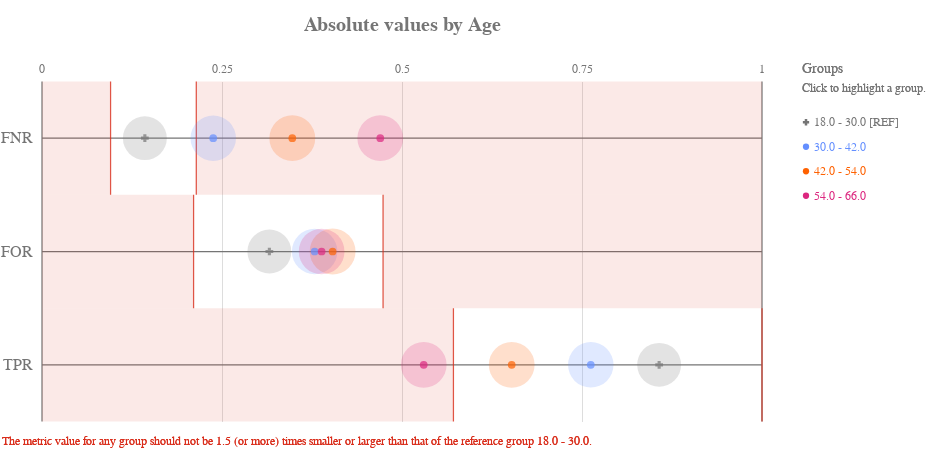

Source (notebook cell):
### Code cell
ap.absolute(grupo_definido, metrics, 'age', fairness_threshold = disparity_tolerance)

### Figure 1 — Vega-Lite specification as saved in the notebook (floating-point values rounded to 4 significant figures)
{"config": {"view": {"continuousWidth": 400, "continuousHeight": 300, "strokeWidth": 0}, "axisLeft": {"labelColor": "rgb(117,117,117)", "labelFont": "Arial", "labelFontSize": 16}, "title": {"align": "center", "baseline": "middle", "color": "rgb(117,117,117)", "font": "Arial", "fontSize": 20, "fontWeight": "bold"}}, "layer": [{"data": {"name": "data-4ac2d7a4dec33677e433b172826c7791"}, "mark": {"type": "rule", "stroke": "rgb(117,117,117)", "strokeWidth": 1.25, "tooltip": ""}, "encoding": {"x": {"type": "quantitative", "field": "start", "scale": {"domain": [0, 1], "range": [40.0, 760.0]}}, "x2": {"field": "end"}, "y": {"type": "nominal", "axis": {"domain": false, "labelAngle": 0, "labelPadding": -30, "orient": "left", "ticks": false, "title": ""}, "field": "y_position", "scale": {"domain": ["FNR", "FOR", "TPR"], "range": [42.5, 382.5]}}}}, {"data": {"name": "data-6cfe259518f6c7b358d8f836a73e6b7f"}, "mark": {"type": "rule", "stroke": "rgb(117,117,117)", "strokeWidth": 1.25, "tooltip": ""}, "encoding": {"x": {"type": "quantitative", "field": "x_position", "scale": {"domain": [0, 1], "range": [40.0, 760.0]}}, "y": {"value": 42.5}, "y2": {"value": 382.5}}}, {"data": {"name": "data-60ed1133fa688d151d36705a369482e0"}, "mark": {"type": "text", "align": "center", "color": "rgb(117,117,117)", "font": "Arial", "fontSize": 12, "fontWeight": "normal", "tooltip": ""}, "encoding": {"text": {"type": "nominal", "field": "value"}, "x": {"type": "quantitative", "field": "value", "scale": {"domain": [0, 1], "range": [40.0, 760.0]}}, "y": {"value": 29.75}}}, {"layer": [{"mark": {"type": "rect", "opacity": 0.8, "stroke": "rgb(217, 46, 28)", "strokeWidth": 1.25, "tooltip": ""}, "encoding": {"x": {"type": "quantitative", "field": "lower_threshold_value", "scale": {"domain": [0, 1], "range": [40.0, 760.0]}}, "x2": {"field": "lower_threshold_value"}, "y": {"type": "nominal", "axis": {"domain": false, "grid": false, "labels": false, "ticks": false, "title": " "}, "field": "metric", "scale": {"domain": ["FNR", "FOR", "TPR"], "range": [42.5, 382.5]}}}}, {"mark": {"type": "rect", "opacity": 0.8, "stroke": "rgb(217, 46, 28)", "strokeWidth": 1.25, "tooltip": ""}, "encoding": {"x": {"type": "quantitative", "field": "upper_threshold_value", "scale": {"domain": [0, 1], "range": [40.0, 760.0]}}, "x2": {"field": "upper_threshold_value"}, "y": {"type": "nominal", "axis": {"domain": false, "grid": false, "labels": false, "ticks": false, "title": " "}, "field": "metric", "scale": {"domain": ["FNR", "FOR", "TPR"], "range": [42.5, 382.5]}}}}, {"layer": [{"mark": {"type": "rect", "fill": "rgb(217, 46, 28)", "opacity": 0.1, "tooltip": ""}, "encoding": {"x": {"type": "quantitative", "field": "lower_threshold_value", "scale": {"domain": [0, 1], "range": [40.0, 760.0]}}, "x2": {"field": "lower_end"}, "y": {"type": "nominal", "axis": {"domain": false, "grid": false, "labels": false, "ticks": false, "title": " "}, "field": "metric", "scale": {"domain": ["FNR", "FOR", "TPR"], "range": [42.5, 382.5]}}}}, {"mark": {"type": "rect", "fill": "rgb(217, 46, 28)", "opacity": 0.1, "tooltip": ""}, "encoding": {"x": {"type": "quantitative", "field": "upper_threshold_value", "scale": {"domain": [0, 1], "range": [40.0, 760.0]}}, "x2": {"field": "upper_end"}, "y": {"type": "nominal", "axis": {"domain": false, "grid": false, "labels": false, "ticks": false, "title": " "}, "field": "metric", "scale": {"domain": ["FNR", "FOR", "TPR"], "range": [42.5, 382.5]}}}}]}, {"data": {"name": "data-79dd248bdaa0ea02c535240e8ad022c8"}, "mark": {"type": "text", "align": "left", "baseline": "top", "fill": "rgb(217, 46, 28)", "font": "Arial", "fontSize": 12, "fontWeight": "normal", "tooltip": ""}, "encoding": {"text": {"value": "The metric value for any group should not be 1.5 (or more) times smaller or larger than that of the reference group 18.0 - 30.0."}, "x": {"value": 0}, "y": {"value": 396.7}}}], "data": {"name": "data-5ff2ad81bae3371508d7b5607e89d4cc"}}, {"layer": [{"mark": "circle"}, {"data": {"name": "data-601dd2600127306ffc1724d49db85294"}, "mark": {"type": "circle", "opacity": 0.2}, "encoding": {"color": {"condition": {"type": "nominal", "field": "attribute_value", "legend": null, "scale": {"domain": ["18.0 - 30.0", "30.0 - 42.0", "42.0 - 54.0", "54.0 - 66.0"], "range": ["rgb(117,117,117)", "rgb(100, 143, 255)", "rgb(254, 97, 0)", "rgb(220, 38, 127)", "rgb(255, 176, 0)", "rgb(120, 94, 240)"]}, "selection": "selector041"}, "value": "rgb(224,224,224)"}, "size": {"type": "quantitative", "field": "group_size", "legend": null, "scale": {"domain": [0, 1543.0], "range": [0, 2522.0]}}, "tooltip": [{"type": "nominal", "field": "attribute_value", "title": "Group"}, {"type": "nominal", "field": "tooltip_group_size", "title": "Group Size"}, {"type": "nominal", "field": "tooltip_disparity_explanation_fnr", "title": "Disparity"}, {"type": "quantitative", "field": "fnr", "format": ".2f", "title": "FNR"}], "x": {"type": "quantitative", "axis": {"domain": false, "labels": false, "ticks": false, "title": null, "values": [0.25, 0.5, 0.75]}, "field": "fnr", "scale": {"domain": [0, 1], "range": [40.0, 760.0]}}, "y": {"type": "nominal", "axis": {"domain": false, "grid": false, "labels": false, "ticks": false, "title": " "}, "field": "metric_variable", "scale": {"domain": ["FNR", "FOR", "TPR"], "range": [42.5, 382.5]}}}, "selection": {"selector043": {"type": "multi", "empty": "all", "fields": ["attribute_value"]}}, "transform": [{"calculate": "'FNR'", "as": "metric_variable"}]}, {"data": {"name": "data-601dd2600127306ffc1724d49db85294"}, "mark": {"type": "circle", "opacity": 0.2}, "encoding": {"color": {"condition": {"type": "nominal", "field": "attribute_value", "legend": null, "scale": {"domain": ["18.0 - 30.0", "30.0 - 42.0", "42.0 - 54.0", "54.0 - 66.0"], "range": ["rgb(117,117,117)", "rgb(100, 143, 255)", "rgb(254, 97, 0)", "rgb(220, 38, 127)", "rgb(255, 176, 0)", "rgb(120, 94, 240)"]}, "selection": "selector041"}, "value": "rgb(224,224,224)"}, "size": {"type": "quantitative", "field": "group_size", "legend": null, "scale": {"domain": [0, 1543.0], "range": [0, 2522.0]}}, "tooltip": [{"type": "nominal", "field": "attribute_value", "title": "Group"}, {"type": "nominal", "field": "tooltip_group_size", "title": "Group Size"}, {"type": "nominal", "field": "tooltip_disparity_explanation_for", "title": "Disparity"}, {"type": "quantitative", "field": "for", "format": ".2f", "title": "FOR"}], "x": {"type": "quantitative", "axis": {"domain": false, "labels": false, "ticks": false, "title": null, "values": [0.25, 0.5, 0.75]}, "field": "for", "scale": {"domain": [0, 1], "range": [40.0, 760.0]}}, "y": {"type": "nominal", "axis": {"domain": false, "grid": false, "labels": false, "ticks": false, "title": " "}, "field": "metric_variable", "scale": {"domain": ["FNR", "FOR", "TPR"], "range": [42.5, 382.5]}}}, "selection": {"selector045": {"type": "multi", "empty": "all", "fields": ["attribute_value"]}}, "transform": [{"calculate": "'FOR'", "as": "metric_variable"}]}, {"data": {"name": "data-601dd2600127306ffc1724d49db85294"}, "mark": {"type": "circle", "opacity": 0.2}, "encoding": {"color": {"condition": {"type": "nominal", "field": "attribute_value", "legend": null, "scale": {"domain": ["18.0 - 30.0", "30.0 - 42.0", "42.0 - 54.0", "54.0 - 66.0"], "range": ["rgb(117,117,117)", "rgb(100, 143, 255)", "rgb(254, 97, 0)", "rgb(220, 38, 127)", "rgb(255, 176, 0)", "rgb(120, 94, 240)"]}, "selection": "selector041"}, "value": "rgb(224,224,224)"}, "size": {"type": "quantitative", "field": "group_size", "legend": null, "scale": {"domain": [0, 1543.0], "range": [0, 2522.0]}}, "tooltip": [{"type": "nominal", "field": "attribute_value", "title": "Group"}, {"type": "nominal", "field": "tooltip_group_size", "title": "Group Size"}, {"type": "nominal", "field": "tooltip_disparity_explanation_tpr", "title": "Disparity"}, {"type": "quantitative", "field": "tpr", "format": ".2f", "title": "TPR"}], "x": {"type": "quantitative", "axis": {"domain": false, "labels": false, "ticks": false, "title": null, "values": [0.25, 0.5, 0.75]}, "field": "tpr", "scale": {"domain": [0, 1], "range": [40.0, 760.0]}}, "y": {"type": "nominal", "axis": {"domain": false, "grid": false, "labels": false, "ticks": false, "title": " "}, "field": "metric_variable", "scale": {"domain": ["FNR", "FOR", "TPR"], "range": [42.5, 382.5]}}}, "selection": {"selector047": {"type": "multi", "empty": "all", "fields": ["attribute_value"]}}, "transform": [{"calculate": "'TPR'", "as": "metric_variable"}]}, {"layer": [{"mark": "point"}, {"data": {"name": "data-601dd2600127306ffc1724d49db85294"}, "mark": {"type": "point", "filled": true, "size": 60}, "encoding": {"color": {"condition": {"type": "nominal", "field": "attribute_value", "legend": null, "scale": {"domain": ["18.0 - 30.0", "30.0 - 42.0", "42.0 - 54.0", "54.0 - 66.0"], "range": ["rgb(117,117,117)", "rgb(100, 143, 255)", "rgb(254, 97, 0)", "rgb(220, 38, 127)", "rgb(255, 176, 0)", "rgb(120, 94, 240)"]}, "selection": "selector041"}, "value": "rgb(224,224,224)"}, "shape": {"type": "nominal", "field": "attribute_value", "legend": null, "scale": {"domain": ["18.0 - 30.0", "30.0 - 42.0", "42.0 - 54.0", "54.0 - 66.0"], "range": ["cross", "circle", "circle", "circle"]}}, "tooltip": [{"type": "nominal", "field": "attribute_value", "title": "Group"}, {"type": "nominal", "field": "tooltip_group_size", "title": "Group Size"}, {"type": "nominal", "field": "tooltip_disparity_explanation_fnr", "title": "Disparity"}, {"type": "quantitative", "field": "fnr", "format": ".2f", "title": "FNR"}], "x": {"type": "quantitative", "axis": {"domain": false, "labels": false, "ticks": false, "title": null, "values": [0.25, 0.5, 0.75]}, "field": "fnr", "scale": {"domain": [0, 1], "range": [40.0, 760.0]}}, "y": {"type": "nominal", "axis": {"domain": false, "grid": false, "labels": false, "ticks": false, "title": " "}, "field": "metric_variable", "scale": {"domain": ["FNR", "FOR", "TPR"], "range": [42.5, 382.5]}}}, "selection": {"selector042": {"type": "multi", "empty": "all", "fields": ["attribute_value"]}}, "transform": [{"calculate": "'FNR'", "as": "metric_variable"}]}, {"data": {"name": "data-601dd2600127306ffc1724d49db85294"}, "mark": {"type": "point", "filled": true, "size": 60}, "encoding": {"color": {"condition": {"type": "nominal", "field": "attribute_value", "legend": null, "scale": {"domain": ["18.0 - 30.0", "30.0 - 42.0", "42.0 - 54.0", "54.0 - 66.0"], "range": ["rgb(117,117,117)", "rgb(100, 143, 255)", "rgb(254, 97, 0)", "rgb(220, 38, 127)", "rgb(255, 176, 0)", "rgb(120, 94, 240)"]}, "selection": "selector041"}, "value": "rgb(224,224,224)"}, "shape": {"type": "nominal", "field": "attribute_value", "legend": null, "scale": {"domain": ["18.0 - 30.0", "30.0 - 42.0", "42.0 - 54.0", "54.0 - 66.0"], "range": ["cross", "circle", "circle", "circle"]}}, "tooltip": [{"type": "nominal", "field": "attribute_value", "title": "Group"}, {"type": "nominal", "field": "tooltip_group_size", "title": "Group Size"}, {"type": "nominal", "field": "tooltip_disparity_explanation_for", "title": "Disparity"}, {"type": "quantitative", "field": "for", "format": ".2f", "title": "FOR"}], "x": {"type": "quantitative", "axis": {"domain": false, "labels": false, "ticks": false, "title": null, "values": [0.25, 0.5, 0.75]}, "field": "for", "scale": {"domain": [0, 1], "range": [40.0, 760.0]}}, "y": {"type": "nominal", "axis": {"domain": false, "grid": false, "labels": false, "ticks": false, "title": " "}, "field": "metric_variable", "scale": {"domain": ["FNR", "FOR", "TPR"], "range": [42.5, 382.5]}}}, "selection": {"selector044": {"type": "multi", "empty": "all", "fields": ["attribute_value"]}}, "transform": [{"calculate": "'FOR'", "as": "metric_variable"}]}, {"data": {"name": "data-601dd2600127306ffc1724d49db85294"}, "mark": {"type": "point", "filled": true, "size": 60}, "encoding": {"color": {"condition": {"type": "nominal", "field": "attribute_value", "legend": null, "scale": {"domain": ["18.0 - 30.0", "30.0 - 42.0", "42.0 - 54.0", "54.0 - 66.0"], "range": ["rgb(117,117,117)", "rgb(100, 143, 255)", "rgb(254, 97, 0)", "rgb(220, 38, 127)", "rgb(255, 176, 0)", "rgb(120, 94, 240)"]}, "selection": "selector041"}, "value": "rgb(224,224,224)"}, "shape": {"type": "nominal", "field": "attribute_value", "legend": null, "scale": {"domain": ["18.0 - 30.0", "30.0 - 42.0", "42.0 - 54.0", "54.0 - 66.0"], "range": ["cross", "circle", "circle", "circle"]}}, "tooltip": [{"type": "nominal", "field": "attribute_value", "title": "Group"}, {"type": "nominal", "field": "tooltip_group_size", "title": "Group Size"}, {"type": "nominal", "field": "tooltip_disparity_explanation_tpr", "title": "Disparity"}, {"type": "quantitative", "field": "tpr", "format": ".2f", "title": "TPR"}], "x": {"type": "quantitative", "axis": {"domain": false, "labels": false, "ticks": false, "title": null, "values": [0.25, 0.5, 0.75]}, "field": "tpr", "scale": {"domain": [0, 1], "range": [40.0, 760.0]}}, "y": {"type": "nominal", "axis": {"domain": false, "grid": false, "labels": false, "ticks": false, "title": " "}, "field": "metric_variable", "scale": {"domain": ["FNR", "FOR", "TPR"], "range": [42.5, 382.5]}}}, "selection": {"selector046": {"type": "multi", "empty": "all", "fields": ["attribute_value"]}}, "transform": [{"calculate": "'TPR'", "as": "metric_variable"}]}]}]}, {"layer": [{"mark": {"type": "point", "filled": true, "opacity": 1, "size": 39.48}, "encoding": {"color": {"condition": {"type": "nominal", "field": "attribute_value", "legend": null, "scale": {"domain": ["18.0 - 30.0", "30.0 - 42.0", "42.0 - 54.0", "54.0 - 66.0"], "range": ["rgb(117,117,117)", "rgb(100, 143, 255)", "rgb(254, 97, 0)", "rgb(220, 38, 127)", "rgb(255, 176, 0)", "rgb(120, 94, 240)"]}, "selection": "selector041"}, "value": "rgb(224,224,224)"}, "shape": {"type": "nominal", "field": "attribute_value", "legend": null, "scale": {"domain": ["18.0 - 30.0", "30.0 - 42.0", "42.0 - 54.0", "54.0 - 66.0"], "range": ["cross", "circle", "circle", "circle"]}}, "x": {"value": 804}, "y": {"type": "nominal", "axis": {"domain": false, "grid": false, "labels": false, "ticks": false, "title": " "}, "field": "attribute_value", "scale": {"domain": ["18.0 - 30.0", "30.0 - 42.0", "42.0 - 54.0", "54.0 - 66.0"], "range": [71, 169]}}}, "selection": {"selector041": {"type": "multi", "empty": "all", "fields": ["attribute_value"]}}}, {"mark": {"type": "text", "align": "left", "baseline": "middle", "font": "Arial", "fontSize": 12, "fontWeight": "normal"}, "encoding": {"color": {"condition": {"type": "nominal", "field": "attribute_value", "legend": null, "scale": {"domain": ["18.0 - 30.0", "30.0 - 42.0", "42.0 - 54.0", "54.0 - 66.0"], "range": ["rgb(117,117,117)", "rgb(100, 143, 255)", "rgb(254, 97, 0)", "rgb(220, 38, 127)", "rgb(255, 176, 0)", "rgb(120, 94, 240)"]}, "selection": "selector041"}, "value": "rgb(224,224,224)"}, "text": {"type": "nominal", "field": "label"}, "x": {"value": 812}, "y": {"type": "nominal", "axis": {"domain": false, "grid": false, "labels": false, "ticks": false, "title": " "}, "field": "attribute_value", "scale": {"domain": ["18.0 - 30.0", "30.0 - 42.0", "42.0 - 54.0", "54.0 - 66.0"], "range": [71, 169]}}}, "selection": {"selector048": {"type": "multi", "empty": "all", "fields": ["attribute_value"]}}}, {"data": {"name": "data-79dd248bdaa0ea02c535240e8ad022c8"}, "mark": {"type": "text", "align": "left", "baseline": "middle", "color": "rgb(117,117,117)", "font": "Arial", "fontSize": 12, "fontWeight": "normal"}, "encoding": {"text": {"value": "Click to highlight a group."}, "x": {"value": 800}, "y": {"value": 49}}}, {"data": {"name": "data-79dd248bdaa0ea02c535240e8ad022c8"}, "mark": {"type": "text", "align": "left", "baseline": "middle", "color": "rgb(117,117,117)", "font": "Arial", "fontSize": 14, "fontWeight": "normal"}, "encoding": {"text": {"value": "Groups"}, "x": {"value": 800}, "y": {"value": 30}}}], "data": {"name": "data-f0b0dfacd05fca9e645c136656164c58"}}], "height": 425, "padding": {"top": 15, "bottom": 10}, "resolve": {"scale": {"size": "independent", "y": "independent"}}, "title": "Absolute values by Age", "width": 800, "$schema": "https://vega.github.io/schema/vega-lite/v4.8.1.json", "datasets": {"data-4ac2d7a4dec33677e433b172826c7791": [{"y_position": "FNR", "start": 0, "end": 1}, {"y_position": "FOR", "start": 0, "end": 1}, {"y_position": "TPR", "start": 0, "end": 1}], "data-6cfe259518f6c7b358d8f836a73e6b7f": [{"x_position": 0}, {"x_position": 1}], "data-60ed1133fa688d151d36705a369482e0": [{"value": 0.0}, {"value": 0.25}, {"value": 0.5}, {"value": 0.75}, {"value": 1.0}], "data-5ff2ad81bae3371508d7b5607e89d4cc": [{"lower_end": 0, "upper_end": 1, "lower_threshold_value": 0.09524, "upper_threshold_value": 0.2143, "metric": "FNR"}, {"lower_end": 0, "upper_end": 1, "lower_threshold_value": 0.2105, "upper_threshold_value": 0.4737, "metric": "FOR"}, {"lower_end": 0, "upper_end": 1, "lower_threshold_value": 0.5714, "upper_threshold_value": 1.0, "metric": "TPR"}], "data-79dd248bdaa0ea02c535240e8ad022c8": [{"a": 1, "b": 0}, {"a": 1, "b": 0}], "data-601dd2600127306ffc1724d49db85294": [{"attribute_name": "age", "attribute_value": "18.0 - 30.0", "group_size": 1179, "total_entities": 5007, "fnr": 0.1429, "for": 0.3158, "tpr": 0.8571, "fnr_disparity": 1.0, "for_disparity": 1.0, "tpr_disparity": 1.0, "fnr_disparity_scaled": 0.0, "for_disparity_scaled": 0.0, "tpr_disparity_scaled": 0.0, "tooltip_group_size": "1,179 (23.55%)", "tooltip_disparity_explanation_fnr": "Reference group", "tooltip_disparity_explanation_for": "Reference group", "tooltip_disparity_explanation_tpr": "Reference group"}, {"attribute_name": "age", "attribute_value": "30.0 - 42.0", "group_size": 1264, "total_entities": 5007, "fnr": 0.2378, "for": 0.3786, "tpr": 0.7622, "fnr_disparity": 1.665, "for_disparity": 1.199, "tpr_disparity": 0.8892, "fnr_disparity_scaled": 0.6646, "for_disparity_scaled": 0.199, "tpr_disparity_scaled": -0.1246, "tooltip_group_size": "1,264 (25.24%)", "tooltip_disparity_explanation_fnr": "1.66 times larger FNR than the reference group", "tooltip_disparity_explanation_for": "1.20 times larger FOR than the reference group", "tooltip_disparity_explanation_tpr": "1.12 times smaller TPR than the reference group"}, {"attribute_name": "age", "attribute_value": "42.0 - 54.0", "group_size": 1286, "total_entities": 5007, "fnr": 0.3476, "for": 0.4037, "tpr": 0.6524, "fnr_disparity": 2.433, "for_disparity": 1.278, "tpr_disparity": 0.7611, "fnr_disparity_scaled": 1.433, "for_disparity_scaled": 0.2782, "tpr_disparity_scaled": -0.3139, "tooltip_group_size": "1,286 (25.68%)", "tooltip_disparity_explanation_fnr": "2.43 times larger FNR than the reference group", "tooltip_disparity_explanation_for": "1.28 times larger FOR than the reference group", "tooltip_disparity_explanation_tpr": "1.31 times smaller TPR than the reference group"}, {"attribute_name": "age", "attribute_value": "54.0 - 66.0", "group_size": 1278, "total_entities": 5007, "fnr": 0.4698, "for": 0.3884, "tpr": 0.5302, "fnr_disparity": 3.289, "for_disparity": 1.23, "tpr_disparity": 0.6185, "fnr_disparity_scaled": 2.289, "for_disparity_scaled": 0.2298, "tpr_disparity_scaled": -0.6167, "tooltip_group_size": "1,278 (25.52%)", "tooltip_disparity_explanation_fnr": "3.29 times larger FNR than the reference group", "tooltip_disparity_explanation_for": "1.23 times larger FOR than the reference group", "tooltip_disparity_explanation_tpr": "1.62 times smaller TPR than the reference group"}], "data-f0b0dfacd05fca9e645c136656164c58": [{"attribute_value": "18.0 - 30.0", "label": "18.0 - 30.0 [REF]"}, {"attribute_value": "30.0 - 42.0", "label": "30.0 - 42.0"}, {"attribute_value": "42.0 - 54.0", "label": "42.0 - 54.0"}, {"attribute_value": "54.0 - 66.0", "label": "54.0 - 66.0"}]}}
